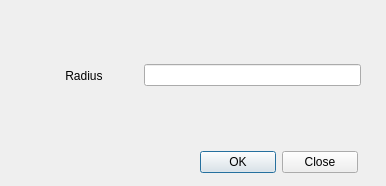
<?xml version="1.0" encoding="UTF-8"?>
<ui version="4.0">
 <class>Dialog</class>
 <widget class="QDialog" name="Dialog">
  <property name="geometry">
   <rect>
    <x>0</x>
    <y>0</y>
    <width>386</width>
    <height>186</height>
   </rect>
  </property>
  <property name="windowTitle">
   <string>Dialog</string>
  </property>
  <widget class="QWidget" name="layoutWidget">
   <property name="geometry">
    <rect>
     <x>200</x>
     <y>150</y>
     <width>158</width>
     <height>25</height>
    </rect>
   </property>
   <layout class="QHBoxLayout" name="horizontalLayout_2">
    <item>
     <widget class="QPushButton" name="pushButton">
      <property name="text">
       <string>OK</string>
      </property>
     </widget>
    </item>
    <item>
     <widget class="QPushButton" name="pushButton_2">
      <property name="text">
       <string>Close</string>
      </property>
     </widget>
    </item>
   </layout>
  </widget>
  <widget class="QWidget" name="layoutWidget_2">
   <property name="geometry">
    <rect>
     <x>30</x>
     <y>10</y>
     <width>331</width>
     <height>131</height>
    </rect>
   </property>
   <layout class="QHBoxLayout" name="horizontalLayout" stretch="2,4">
    <item>
     <layout class="QVBoxLayout" name="verticalLayout_2">
      <item>
       <widget class="QLabel" name="label">
        <property name="text">
         <string>Radius</string>
        </property>
        <property name="alignment">
         <set>Qt::AlignCenter</set>
        </property>
       </widget>
      </item>
     </layout>
    </item>
    <item>
     <layout class="QVBoxLayout" name="verticalLayout">
      <item>
       <widget class="QLineEdit" name="lineEdit"/>
      </item>
     </layout>
    </item>
   </layout>
  </widget>
 </widget>
 <resources/>
 <connections/>
</ui>
